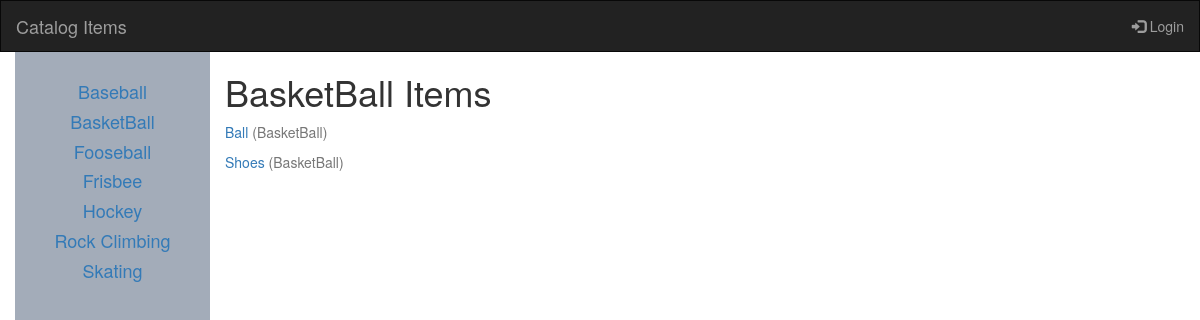
/catalog/BasketBall/items/, run on the app's committed database.
### database_setup.py (models this page shows, shortened)
class Catalog(Base):
    __tablename__ = 'catalog'
    id = Column(Integer, primary_key=True)
    name = Column(String(250), nullable=False)

class CatalogItem(Base):
    __tablename__ = 'catalog_item'
    name = Column(String(80), nullable=False, unique=True)
    id = Column(Integer, primary_key=True)
    description = Column(String(250))
    picture_name = Column(String(500))
    catalog_id = Column(Integer, ForeignKey('catalog.id'))
    catalog = relationship(Catalog, backref=backref("items", cascade="all,delete"))
    user_id = Column(Integer, ForeignKey('user.id'))
    user = relationship(User, backref=backref("items", cascade="all,delete"))

### project.py (the view)
@app.route('/catalog/<string:catalog_name>/')
@app.route('/catalog/<string:catalog_name>/items/')
def showitems(catalog_name):
    print catalog_name
    catalog = session.query(Catalog).filter_by(name=catalog_name).one()
    catalogs = session.query(Catalog).order_by(asc(Catalog.name))
    items = session.query(CatalogItem).filter_by(
        catalog_id=catalog.id).all()
    return render_template('catalog.html', items=items, catalogs=catalogs)

### templates/catalog.html (shortened to what this page needs)
{% extends "main.html" %}
{% block content %}
<div class="container text-center">
  <div class="row content">
    <div class="col-md-2 sidenav">
      {% for catalog in catalogs %}
      <h4><a href="{{url_for('showitems', catalog_name = catalog.name)}}">{{catalog.name}}</a></h4>
      {% endfor %}
    </div>
    <div class="col-md-10 text-left">
      <h1>{{items[0].catalog.name}} Items</h1>
      {% for item in items %}
      <p ><a href="{{url_for('showitem', catalog_name = item.catalog.name, item_name = item.name)}}">{{item.name}}  <span class="text-muted">({{item.catalog.name}})</span> </a></p>
      {% endfor %}
    </div>
  </div>
</div>
{% endblock %}

### templates/main.html (style rules this page uses)
.row.content { height: 960px }
.sidenav { padding-top: 20px; background-color: #a3acb9; height: 100%; }

### data on the page
Catalog: name "Baseball"
Catalog: name "BasketBall"
Catalog: name "Fooseball"
Catalog: name "Frisbee"
Catalog: name "Hockey"
Catalog: name "Rock Climbing"
Catalog: name "Skating"
CatalogItem: name "Ball", catalog.name "BasketBall"
CatalogItem: name "Shoes", catalog.name "BasketBall"
